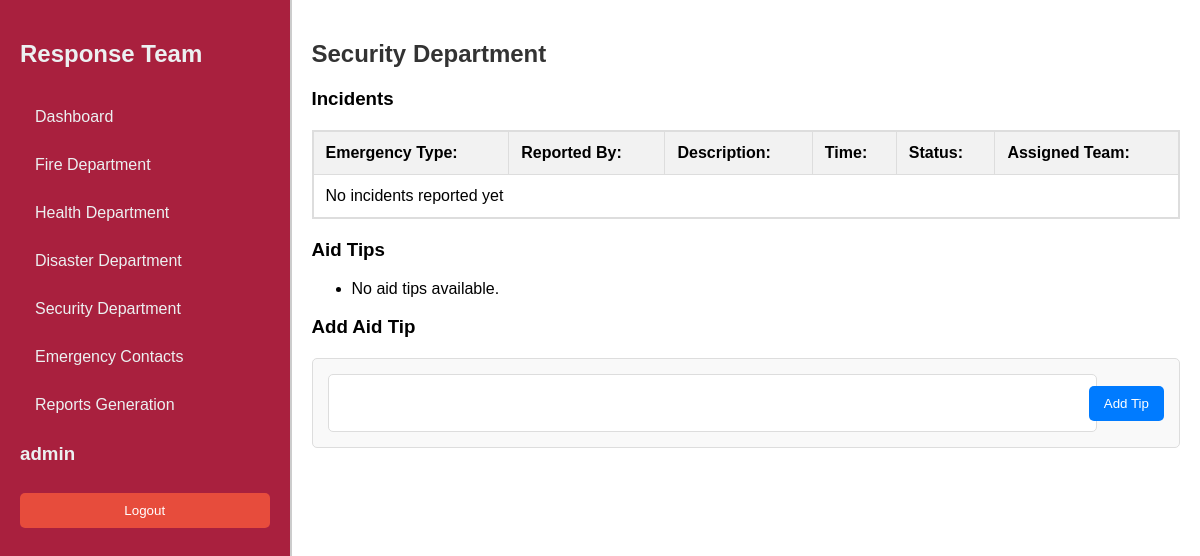
Page /response-team/security/ (signed in) on the earlier database version.
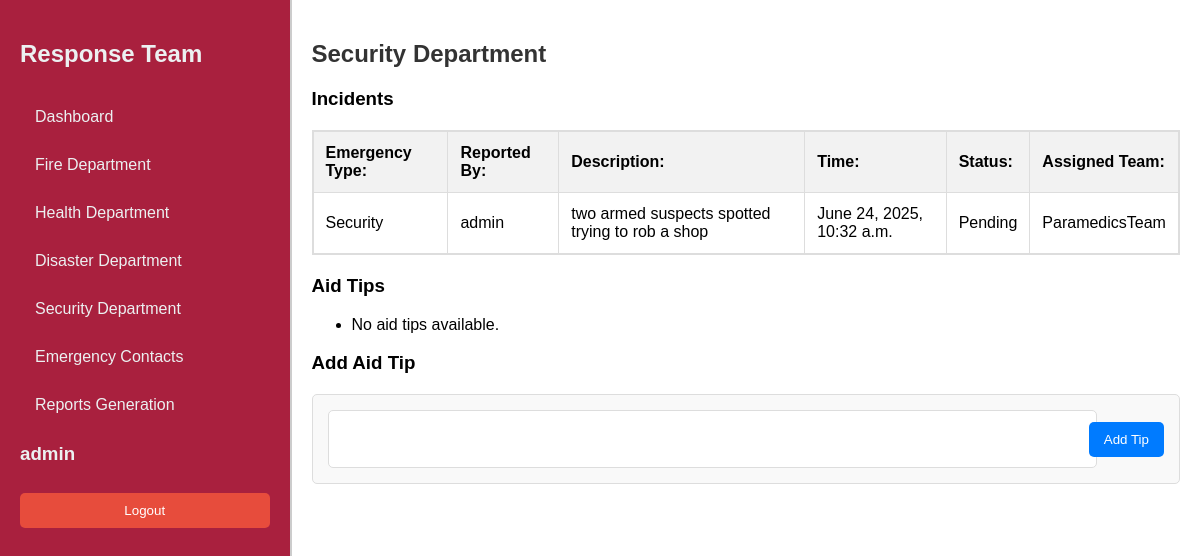
Same page on the later database version.
### sos/models.py (models this page shows, shortened)
class Emergency(models.Model):
    LOCATION_CHOICES = (
        ('location_1', 'Thika Town'),
        ('location_2', 'Bidco'),
        ('location_3', 'Runda'),
        ('location_4', 'Starehe'),
        ('location_5', 'MKU'),
        ('location_6', 'Thika Level 5'),
        ('location_7', 'Kiandutu'),
        ('location_8', 'Biafra'),
    )
    STATUS_CHOICES = (
        ('reported', 'Reported'),
        ('dispatched', 'Dispatched'),
        ('on_seen', 'On Seen'),
        ('resolved', 'Resolved'),
        ('cancelled', 'Cancelled'),
    )
    emergency_type = models.ForeignKey(EmergencyType, on_delete=models.CASCADE)
    reported_by = models.ForeignKey(User, on_delete=models.CASCADE)
    description = models.TextField(blank=True)
    reported_at = models.DateTimeField(auto_now_add=True)
    resolved_at = models.DateTimeField(blank=True, null=True)
    assigned_team = models.ForeignKey(
        'ResponseTeam',
        on_delete=models.SET_NULL,
        null=True,
        blank=True,
        related_name='assigned_emergencies'
    )
    location = models.CharField(max_length=20, choices=LOCATION_CHOICES, default='location_1', help_text="Select the location of the emergency")
    status = models.CharField(max_length=20, choices=STATUS_CHOICES, default='reported')
    class Meta:
        ordering = ['-reported_at']
        verbose_name = 'Emergency Report'
        verbose_name_plural = 'Emergency Reports'

class EmergencyType(models.Model):
    name = models.CharField(max_length=255, unique=True, help_text="Fire, Medical, Security")
    description = models.TextField(blank=True, null=True)
    def __str__(self):
        return self.name

class ResponseTeam(models.Model):
    name = models.CharField(max_length=255, unique=True, help_text="Firestation, Ambulance, Natural Disaster Team")
    team_type = models.CharField(max_length=255, help_text="Fire, Medical, Police")
    available = models.BooleanField(default=True)
    def __str__(self):
        return self.name

### responseTeam/views.py (the view)
# urls.py: path('security/', views.securityDepartment, name='security_department'),
@staff_member_required
def securityDepartment(request):
    security_type = get_object_or_404(EmergencyType, name='Security')  # Get the EmergencyType instance for 'Security'
    incidents = Emergency.objects.filter(emergency_type=security_type)
    tips = AidTip.objects.filter(emergency_type=security_type)  # Use the security_type instance
    if request.method == 'POST':
        form = AidTipForm(request.POST)
        if form.is_valid():
            aid_tip = form.save(commit=False)  # Do not save to the database yet
            aid_tip.emergency_type = security_type  # Set the emergency type
            aid_tip.save()  # Now save the instance
            return redirect('security_department')
    else:
        form = AidTipForm()  # No initial data needed since emergency_type is set in the view
    context = {
        'incidents': incidents,
        'tips': tips,
        'form': form,
    }
    return render(request, 'securitydepartment/security.html', context)

### sos/forms.py
class AidTipForm(forms.ModelForm):
    class Meta:
        model = AidTip
        fields = ['tip']  # Only include the tip field
    def __init__(self, *args, **kwargs):
        super(AidTipForm, self).__init__(*args, **kwargs)

### responseTeam/views.py (called while the page is built)
def staff_member_required(view_func):
    decorated_view_func = user_passes_test(lambda u: u.is_staff)(view_func)
    return decorated_view_func

### responseTeam/templates/securitydepartment/security.html (shortened to what this page needs)
{% extends 'dashboard.html' %}
{% block content %}
<h2>Security Department</h2>
<h3>Incidents</h3>
<div class="table-container">
    <table id="incidentTable">
        <thead>
            <tr>
                <th><strong>Emergency Type:</strong></th>
                <th><strong>Reported By:</strong></th>
                <th><strong>Description:</strong></th>
                <th><strong>Time:</strong></th>
                <th><strong>Status:</strong></th>
                <th><strong>Assigned Team:</strong></th>
            </tr>
        </thead>
        <tbody>
            {% for incident in incidents %}
            <tr style="cursor: pointer" onclick="window.location='{% url 'incidents_detail' incident.pk %}'">
                <td>{{ incident.emergency_type }}</td>
                <td>{{ incident.reported_by }}</td>
                <td>{{ incident.description }}</td>
                <td>{{ incident.reported_at }}</td>
                <td>{{ incident.status }}</td>
                <td>{{ incident.assigned_team }}</td>
            </tr>
            {% empty %}
            <tr>
                <td colspan="6">No incidents reported yet</td>
            </tr>
            {% endfor %}
        </tbody>
    </table>
</div>
<h3>Aid Tips</h3>
<ul>
    {% for tip in tips %}
        <li>{{ tip.tip }}</li>
    {% empty %}
        <li>No aid tips available.</li>
    {% endfor %}
</ul>
<h3>Add Aid Tip</h3>
<div class="add-tip-form">
    <form method="post">
        <div class="form-group">
            <input type="text" name="{{ form.tip.name }}" id="{{ form.tip.id_for_label }}" class="form-control" value="{{ form.tip.value|default:'' }}" required>
        </div>
        <button type="submit">Add Tip</button>
    </form>
</div>
{% endblock %}

Differences in the rows shown:
added Emergency: emergency_type "Security", reported_by "admin", description "two armed suspects spotted trying to rob a shop", reported_at "June 24, 2025, 10:32 a.m.", status "Pending", assigned_team "ParamedicsTeam"
Other differences:
text no longer shown: "No incidents reported yet"
